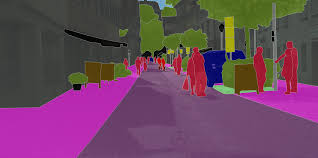
#> input picture cityscape2.jpeg, 318 x 158 px
$ jupyter execute edge_detection.ipynb   (shell and % lines are left out)
#> lines starting #> are read from the running program, lines starting #| are printed output that depends on the picture
[cell 1]
import numpy as np
import matplotlib.pyplot as plt
import cv2

[cell 2]
image = cv2.imread('./cityscape2.jpeg')
#> image is the input picture: shape (158, 318, 3); mean B, G, R 94.1, 69.6, 106.6
plt.imshow(image)

[cell 3]
gray = cv2.cvtColor(image, cv2.COLOR_BGR2GRAY)
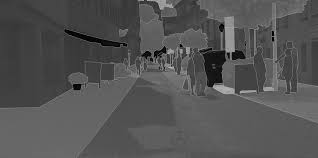
#> gray: shape (158, 318); min 0, max 186, mean 83.5
plt.imshow(gray, cmap='gray')

[cell 4]
edges = cv2.Canny(gray,100,200)
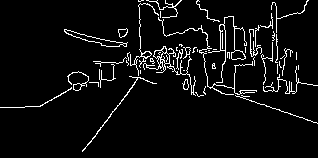
#> edges: shape (158, 318); 5.4% white in thin lines or dots
plt.imshow(edges, cmap='gray')

$ run again, with cityscape.png saved as cityscape2.jpeg
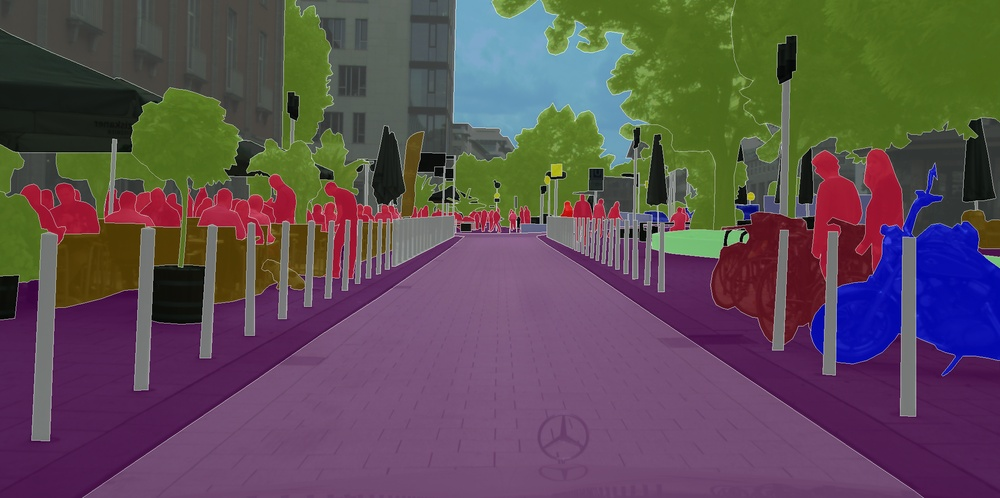
#> input picture cityscape.png, 1000 x 498 px, shrunk from 2040 x 1016 before the run
#> image is the input picture: shape (498, 1000, 3); mean B, G, R 84.3, 77.3, 92.9
#> `gray = cv2.cvtColor(image, cv2.COLOR_BGR2GRAY)`:
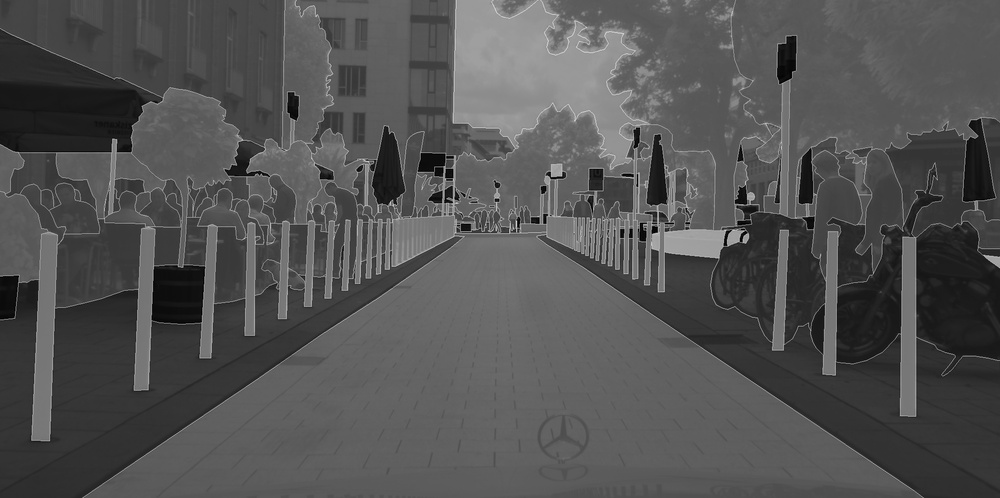
#> gray: shape (498, 1000); min 0, max 229, mean 82.8
#> `edges = cv2.Canny(gray,100,200)`:
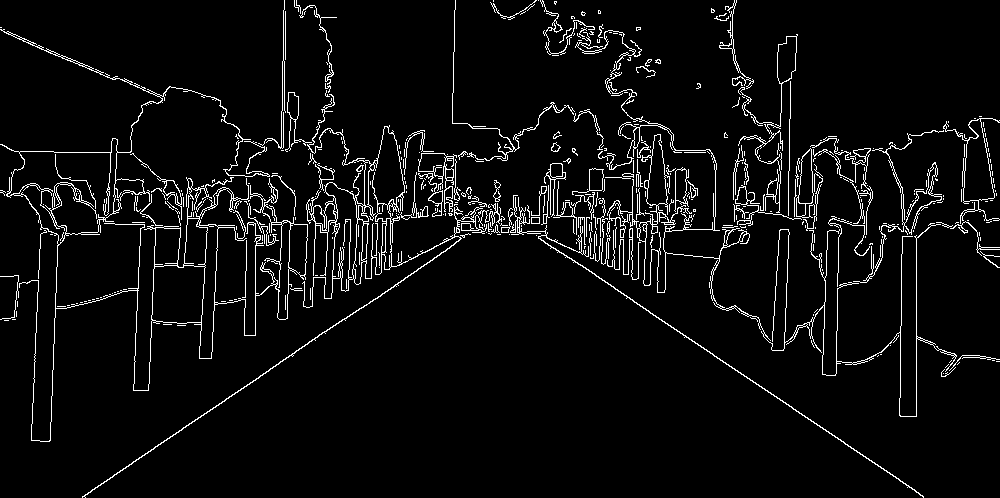
#> edges: shape (498, 1000); 5% white in thin lines or dots
